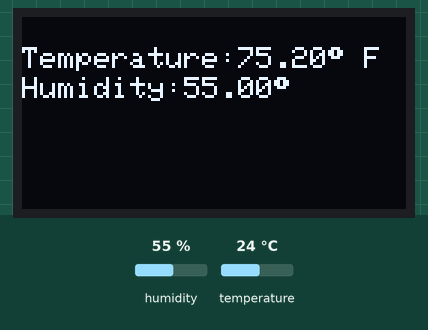
Simulated run of this sketch. Board: Arduino Uno, built with avr-gcc and run on an emulated ATmega328P. Parts: 128×64 one-colour display. The inputs (shaded band) are chosen by the test bench; at power-on: humidity 55 %, temperature 24 °C.

Above: at 3.2 s.
3.3 s: humidity set to 22 %
At 5.1 s:
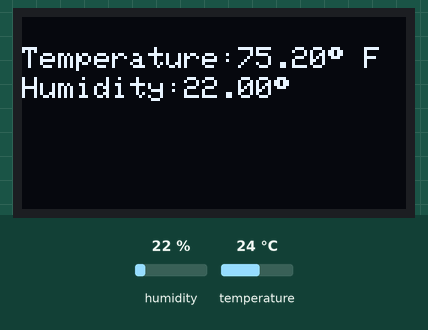
9.3 s: temperature set to 12 °C
At 10.32 s:
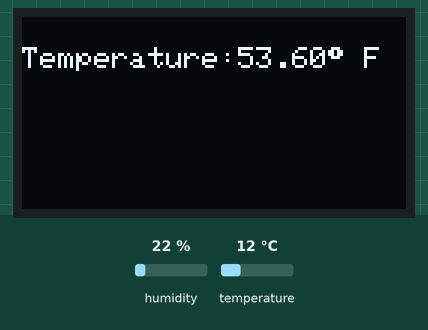
12.0 s: humidity set to 40 %
At 13.2 s:
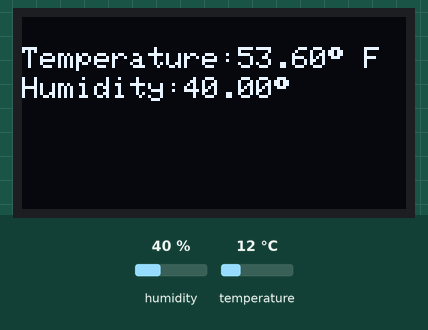
15.9 s: temperature set to 19 °C
At 17.2 s:
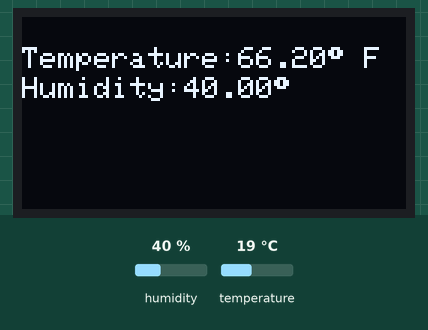
Timing chart, 0 to 18.9 s (numbered marks = the images above; inputs shaded):
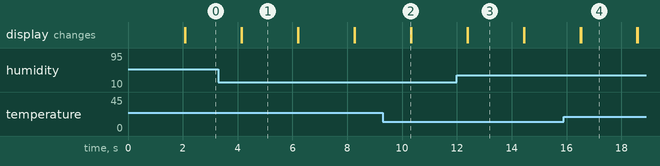

Measured:
- after the input at 3.3 s, the display: first differs from a run without the input after 0.86 s (image 1)
- after the input at 9.3 s, the display: changes after 1.0 s (image 2)
- after the input at 12.0 s, the display: first differs from a run without the input after 0.40 s (image 3)
- after the input at 15.9 s, the display: first changes after 0.60 s (image 4 shows a later state)
- what the display in image 1 shows lasts 2.0 s, from 4.2 s to 6.2 s

The sketch:

OLED_screen_temp_humid.ino
```cpp
#include <Wire.h>
#include <Adafruit_GFX.h>
#include <Adafruit_SSD1306.h>

#include <DHT.h>
#include "DHT.h"             // Library for DHT sensors

#define dhtPin 5            // data pin
#define dhtType DHT22      // DHT 22 (AM2302)

#define SCREEN_WIDTH 128 // OLED display width, in pixels
#define SCREEN_HEIGHT 64 // OLED display height, in pixels

DHT dht(dhtPin, dhtType);    // Initialise the DHT library

float humidityVal;           // humidity
float tempValC;              // temperature in degrees Celcius
float tempValF;              // temperature in degrees Fahrenheit
float heatIndexC;            // windchill in degrees Celcius
float heatIndexF;            // windchill in degrees Fahrenheit

// Declaration for an SSD1306 display connected to I2C (SDA, SCL pins)
Adafruit_SSD1306 display(SCREEN_WIDTH, SCREEN_HEIGHT, &Wire, -1);

void setup() {
  Serial.begin(115200);
  dht.begin();               // start with reading the DHT sensor

  if(!display.begin(SSD1306_SWITCHCAPVCC, 0x3C)) { // Address 0x3D for 128x64
    Serial.println(F("SSD1306 allocation failed"));
    for(;;);
  }
  delay(2000);
  display.clearDisplay();

}

void loop() {
   humidityVal = dht.readHumidity();        // get the humidity from the DHT sensor
  tempValC = dht.readTemperature();        // get the temperature in degrees Celcius from the DHT sensor
  tempValF = dht.readTemperature(true);    // get the temperature in degrees Fahrenheit from the DHT sensor

  // Check if all values are read correctly, if not try again and exit loop()
  if (isnan(humidityVal) || isnan(tempValC) || isnan(tempValF)) {
    Serial.println("Reading DHT sensor failed!");

    // end the loop() function
    return;
  }


  // Print all values to the serial monitor
  // \t prints a tab character
  // Serial.print("Humidity: ");
  // Serial.print(humidityVal);
  // Serial.println(" %");

  // Serial.print("Temperature: ");
  // Serial.print(tempValC);
  // Serial.print(" °C ");
  // Serial.print(tempValF);
  // Serial.println(" °F");

  display.setTextSize(1.5);
  display.setTextColor(WHITE);
  display.setCursor(0, 10);
  // Display static text
  display.print("Temperature:");
  display.print(tempValF);
  display.print((char)247); // degree symbol
  display.println(" F");
  display.display();

  display.setTextSize(1.5);
  display.setTextColor(WHITE);
  display.setCursor(0, 20);
  // Display static text
  display.print("Humidity:");
  display.print(humidityVal);
  display.print((char)247); // percentage symbol
  display.display();

  delay(2000);
  display.clearDisplay();
}
```
